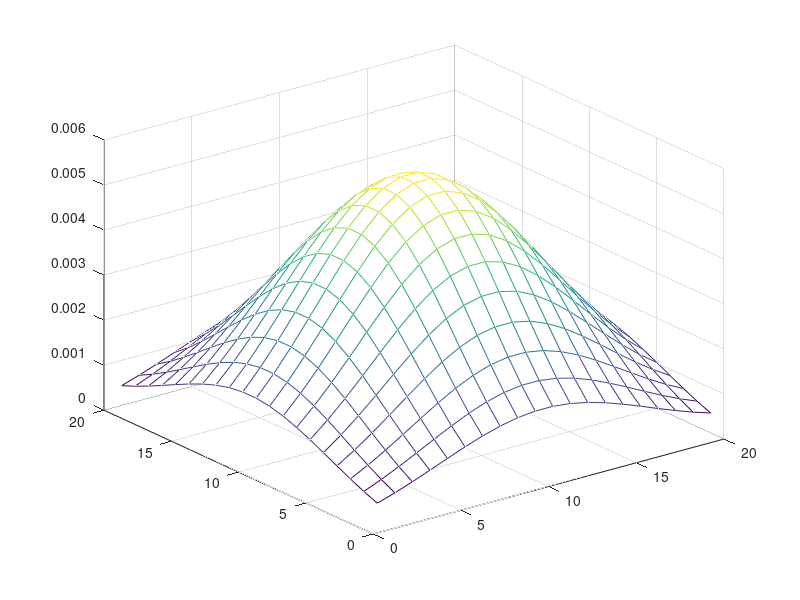

This figure's MATLAB source: (Note: this script raises an error after producing the figure.)
h1 = fspecial('gaussian', 20,6);
figure('Name','Low-pass filter (size:20,sigma:6)','NumberTitle','off','MenuBar','none','ToolBar','none')
mesh(h1)
im1 = imread('submarine.bmp');
figure('Name','Original image for low-pass filtering','NumberTitle','off','MenuBar','none','ToolBar','none')
imagesc(im1)                    % Display it as gray level image
fim1 = imfilter(im1,h1);
figure('Name','Original image low-pass filtered','NumberTitle','off','MenuBar','none','ToolBar','none')
imshow(fim1);
h2 = fspecial('gaussian', 20,6);
figure('Name','High-pass filter (size:20,sigma:6)','NumberTitle','off','MenuBar','none','ToolBar','none')
mesh(h2)
im2 = imread('fish.bmp');
figure('Name','Original image for high-pass filtering','NumberTitle','off','MenuBar','none','ToolBar','none')
imagesc(im2)                    % Display it as gray level image
fim2 = im2 - imfilter(im2,h2);
figure('Name','Original image high-pass filtered','NumberTitle','off','MenuBar','none','ToolBar','none')
imshow(fim2);
figure('Name','fft2 of original image for low-pass filtering','NumberTitle','off','MenuBar','none','ToolBar','none')
imagesc(log(abs(fftshift(fft2(rgb2gray(im1))))))
figure('Name','fft2 of original image for high-pass filtering','NumberTitle','off','MenuBar','none','ToolBar','none')
imagesc(log(abs(fftshift(fft2(rgb2gray(im2))))))
figure('Name','fft2 of gaussian low-pass filter','NumberTitle','off','MenuBar','none','ToolBar','none')
imagesc(log(abs(fftshift(fft2(h1)))))
figure('Name','fft2 of gaussian filter for high-pass filtering','NumberTitle','off','MenuBar','none','ToolBar','none')
imagesc(log(abs(fftshift(fft2(h2)))))
figure('Name','fft2 of low-pass filtered image','NumberTitle','off','MenuBar','none','ToolBar','none')
imagesc(log(abs(fftshift(fft2(rgb2gray(fim1))))))
figure('Name','fft2 of high-pass filtered image','NumberTitle','off','MenuBar','none','ToolBar','none')
imagesc(log(abs(fftshift(fft2(rgb2gray(fim2))))))
figure('Name','dct2 of original image for low-pass filtering','NumberTitle','off','MenuBar','none','ToolBar','none')
imagesc(log(abs(dct2(rgb2gray(im1)))))
figure('Name','dct2 of original image for high-pass filtering','NumberTitle','off','MenuBar','none','ToolBar','none')
imagesc(log(abs(dct2(rgb2gray(im2)))))
figure('Name','dct2 of gaussian low-pass filter','NumberTitle','off','MenuBar','none','ToolBar','none')
imagesc(log(abs(dct2(h1))))
figure('Name','dct2 of gaussian filter for high-pass filtering','NumberTitle','off','MenuBar','none','ToolBar','none')
imagesc(log(abs(dct2(h2))))
figure('Name','dct2 of low-pass filtered image','NumberTitle','off','MenuBar','none','ToolBar','none')
imagesc(log(abs(dct2(rgb2gray(fim1)))))
figure('Name','dct2 of high-pass filtered image','NumberTitle','off','MenuBar','none','ToolBar','none')
imagesc(log(abs(dct2(rgb2gray(fim2)))))
HybridImage = fim1 + fim2;
figure('Name','Hybrid image','NumberTitle','off','MenuBar','none','ToolBar','none')
imshow(HybridImage);
